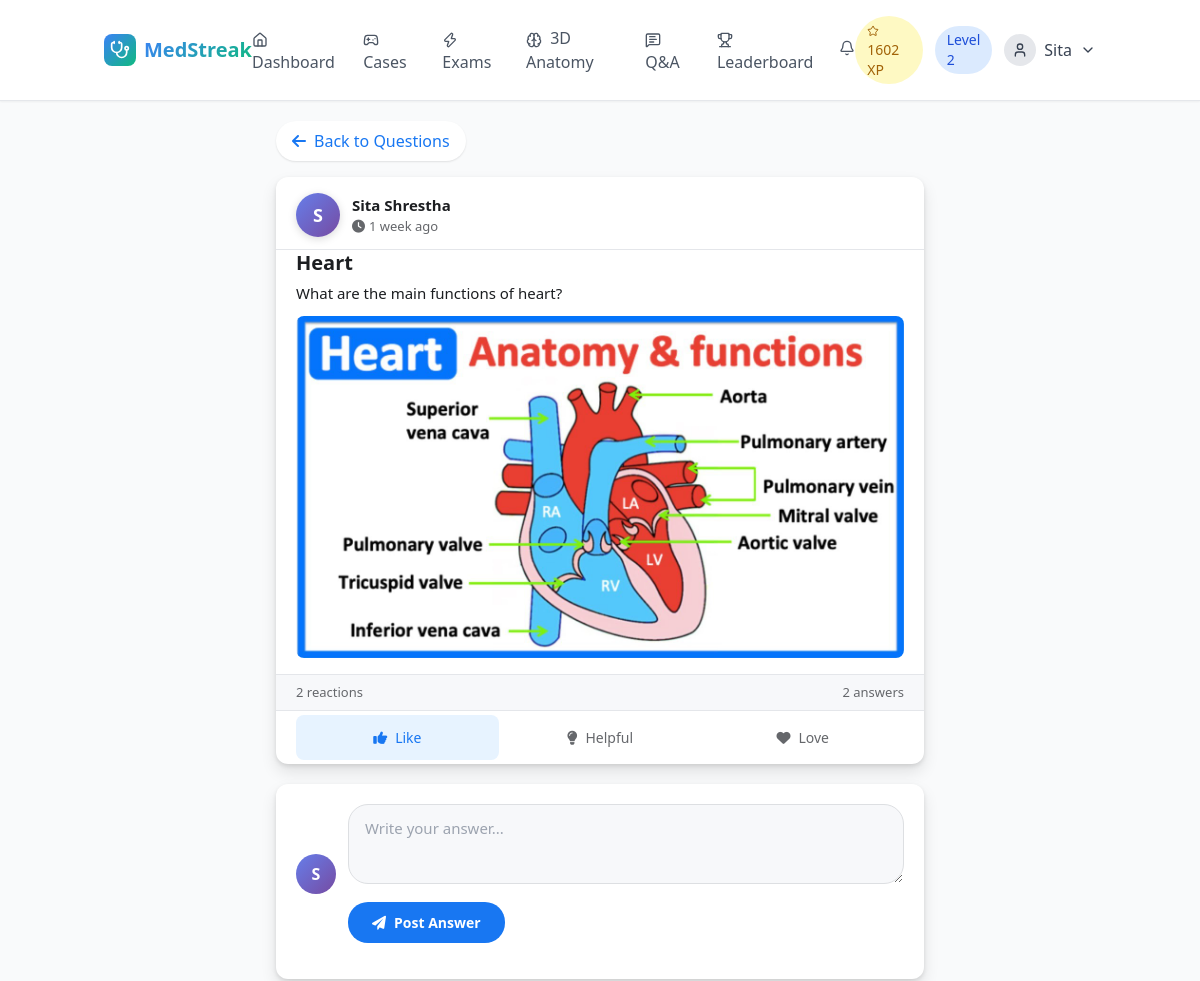
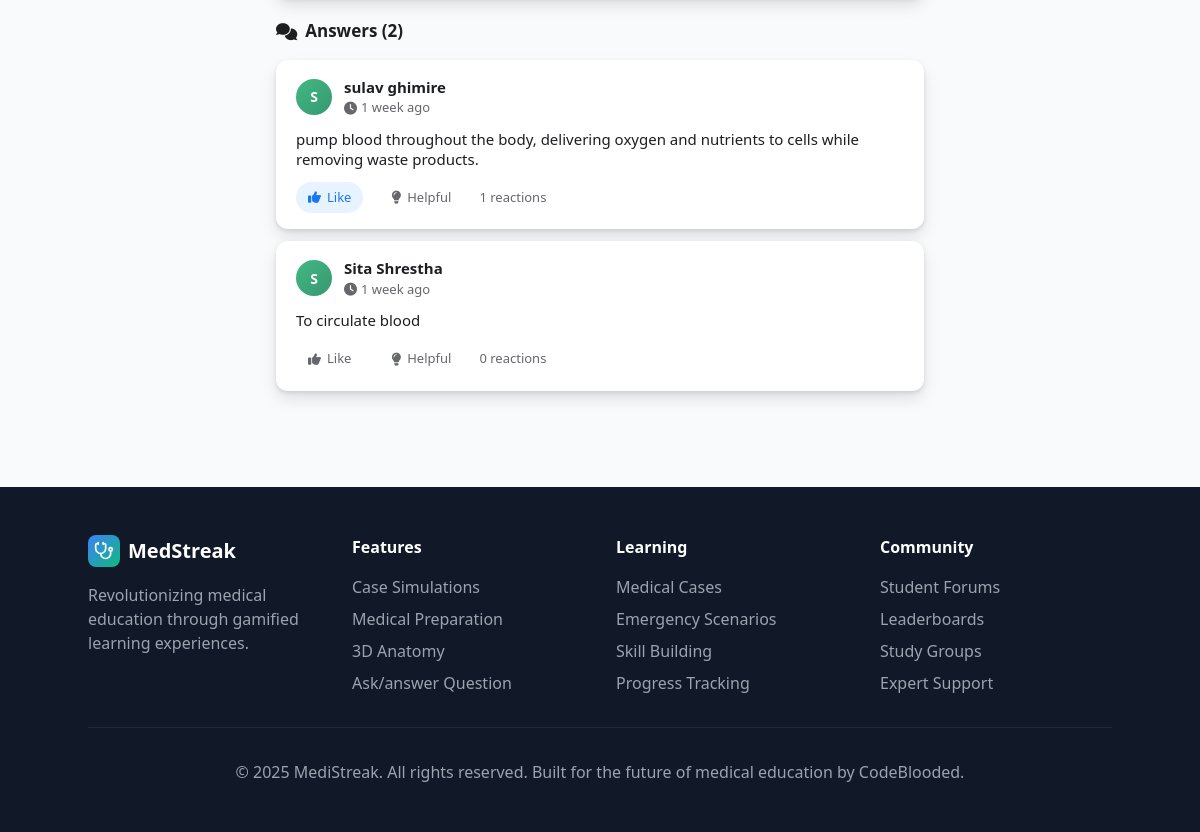
The page /ai-checker/question/5/ (signed in) on the database its author committed (2 pictures, top to bottom).
### core/models.py (models this page shows, shortened)
class StudentProfile(models.Model):
    YEAR_CHOICES = [
        ('1', 'First Year'),
        ('2', 'Second Year'),
        ('3', 'Third Year'),
        ('4', 'Fourth Year'),
        ('resident', 'Resident'),
        ('other', 'Other'),
    ]
    SPECIALIZATION_CHOICES = [
        ('general', 'General Medicine'),
        ('cardiology', 'Cardiology'),
        ('neurology', 'Neurology'),
        ('pediatrics', 'Pediatrics'),
        ('surgery', 'Surgery'),
        ('psychiatry', 'Psychiatry'),
        ('emergency', 'Emergency Medicine'),
        ('radiology', 'Radiology'),
        ('pathology', 'Pathology'),
        ('other', 'Other'),
    ]
    user = models.OneToOneField(User, on_delete=models.CASCADE)
    student_id =  models.CharField(max_length=100, unique=True, default=generate_student_id)
    university = models.CharField(max_length=200, blank=True)
    year_of_study = models.CharField(max_length=10, choices=YEAR_CHOICES, default='1')
    specialization = models.CharField(max_length=20, choices=SPECIALIZATION_CHOICES, default='general')
    total_xp = models.IntegerField(default=0)
    level = models.IntegerField(default=1)
    current_streak = models.IntegerField(default=0)
    longest_streak = models.IntegerField(default=0)
    last_activity = models.DateTimeField(default=timezone.now)
    cases_completed = models.IntegerField(default=0)
    quiz_accuracy = models.FloatField(default=0.0)
    total_study_time = models.IntegerField(default=0)  # in minutes
    timed_challenges_completed = models.IntegerField(default=0)
    is_profile_complete = models.BooleanField(default=False)
    email_notifications = models.BooleanField(default=True)
    public_profile = models.BooleanField(default=True)
    created_at = models.DateTimeField(auto_now_add=True)
    updated_at = models.DateTimeField(auto_now=True)

### ai_checker/models.py (models this page shows, shortened)
class Question(models.Model):
    author = models.ForeignKey(User, on_delete=models.CASCADE, related_name='questions')
    title = models.CharField(max_length=200)
    content = models.TextField()
    image = models.ImageField(upload_to='question_images/', blank=True, null=True)
    created_at = models.DateTimeField(default=timezone.now)
    updated_at = models.DateTimeField(auto_now=True)
    class Meta:
        ordering = ['-created_at']
    def get_reactions_count(self):
        return self.reactions.count()

class Answer(models.Model):
    question = models.ForeignKey(Question, on_delete=models.CASCADE, related_name='answers')
    author = models.ForeignKey(User, on_delete=models.CASCADE, related_name='answers')
    content = models.TextField()
    created_at = models.DateTimeField(default=timezone.now)
    updated_at = models.DateTimeField(auto_now=True)
    class Meta:
        ordering = ['created_at']

### ai_checker/views.py (the view)
# urls.py: path('question/<int:question_id>/', views.question_detail, name='question_detail'),
@login_required
def question_detail(request, question_id):
    question = get_object_or_404(Question, id=question_id)
    answers = question.answers.select_related('author').prefetch_related('reactions')
    if request.method == 'POST':
        answer_form = AnswerForm(request.POST)
        if answer_form.is_valid():
            answer = answer_form.save(commit=False)
            answer.question = question
            answer.author = request.user
            answer.save()
            create_notification(
                recipient=question.author,
                sender=request.user,
                notification_type='question_answer',
                question=question,
                answer=answer
            )
            messages.success(request, 'Your answer has been posted!')
            return redirect('ai_checker:question_detail', question_id=question.id)
    else:
        answer_form = AnswerForm()
    user_question_reaction = None
    if request.user.is_authenticated:
        try:
            user_question_reaction = QuestionReaction.objects.get(
                user=request.user, question=question
            ).reaction_type
        except QuestionReaction.DoesNotExist:
            pass
        user_answer_reactions = AnswerReaction.objects.filter(
            user=request.user, answer__in=answers
        ).select_related('answer')
        reactions_dict = {reaction.answer.id: reaction.reaction_type for reaction in user_answer_reactions}
        for answer in answers:
            answer.user_reaction = reactions_dict.get(answer.id, None)
    context = {
        'question': question,
        'answers': answers,
        'answer_form': answer_form,
        'user_question_reaction': user_question_reaction,
    }
    return render(request, 'ai_checker/question_detail.html', context)

### templates/ai_checker/question_detail.html (shortened to what this page needs)
{% extends 'base.html' %}
{% load static %}
{% block extra_css %}
<link href="https://cdnjs.cloudflare.com/ajax/libs/font-awesome/6.0.0/css/all.min.css" rel="stylesheet">
{% endblock %}
{% block content %}
<div class="main-container">
    <a href="{% url 'ai_checker:question_feed' %}" class="back-btn">
        <i class="fas fa-arrow-left"></i>
        <span style="margin-left: 8px;">Back to Questions</span>
    </a>
    <div class="post-card">
        <div class="post-header">
            <div class="user-info">
                <div class="user-avatar">
                    {{ question.author.username|first|upper }}
                </div>
                <div class="user-details">
                    <h6>{{ question.author.get_full_name|default:question.author.username }}</h6>
                    <small>
                        <i class="fas fa-clock"></i>
                        {{ question.created_at|timesince }} ago
                    </small>
                </div>
            </div>
        </div>
        <div class="post-content">
            <div class="post-title">{{ question.title }}</div>
            <div class="post-text">{{ question.content|linebreaks }}</div>
            {% if question.image %}
                <img src="{{ question.image.url }}" alt="Question image" class="post-image">
            {% endif %}
        </div>
        <div class="post-stats">
            <div class="reaction-count">
                <span id="question-reactions-count">{{ question.get_reactions_count }}</span> reactions
            </div>
            <div class="reaction-count">
                {{ answers.count }} {% if answers.count == 1 %}answer{% else %}answers{% endif %}
            </div>
        </div>
        <div class="post-actions">
            <button class="action-btn like {% if user_question_reaction == 'like' %}active{% endif %}"
                    onclick="reactToQuestion({{ question.id }}, 'like')">
                <i class="fas fa-thumbs-up"></i>
                Like
            </button>
            <button class="action-btn helpful {% if user_question_reaction == 'helpful' %}active{% endif %}"
                    onclick="reactToQuestion({{ question.id }}, 'helpful')">
                <i class="fas fa-lightbulb"></i>
                Helpful
            </button>
            <button class="action-btn love {% if user_question_reaction == 'love' %}active{% endif %}"
                    onclick="reactToQuestion({{ question.id }}, 'love')">
                <i class="fas fa-heart"></i>
                Love
            </button>
        </div>
    </div>
    <div class="answer-form-card">
        <div class="answer-form-header">
            <div class="answer-form-avatar">
                {{ user.username|first|upper }}
            </div>
            <div style="flex: 1;">
                <form method="post">
                    <textarea name="content" class="answer-textarea" placeholder="Write your answer..." required></textarea>
                    <button type="submit" class="submit-btn">
                        <i class="fas fa-paper-plane"></i>
                        Post Answer
                    </button>
                </form>
            </div>
        </div>
    </div>
    <div class="answers-section">
        <div class="answers-header">
            <i class="fas fa-comments"></i>
            Answers ({{ answers.count }})
        </div>
        {% for answer in answers %}
        <div class="answer-card" data-answer-id="{{ answer.id }}">
            <div class="answer-header">
                <div class="answer-avatar">
                    {{ answer.author.username|first|upper }}
                </div>
                <div class="user-details">
                    <h6>{{ answer.author.get_full_name|default:answer.author.username }}</h6>
                    <small>
                        <i class="fas fa-clock"></i>
                        {{ answer.created_at|timesince }} ago
                    </small>
                </div>
            </div>
            <div class="answer-content">{{ answer.content|linebreaks }}</div>
            <div class="answer-actions">
                <button class="answer-action-btn {% if answer.user_reaction == 'like' %}active{% endif %}"
                        onclick="reactToAnswer({{ answer.id }}, 'like')">
                    <i class="fas fa-thumbs-up"></i>
                    Like
                </button>
                <button class="answer-action-btn helpful {% if answer.user_reaction == 'helpful' %}active{% endif %}"
                        onclick="reactToAnswer({{ answer.id }}, 'helpful')">
                    <i class="fas fa-lightbulb"></i>
                    Helpful
                </button>
                <span class="reaction-count">
                    <span id="answer-reactions-count-{{ answer.id }}">{{ answer.reactions.count }}</span> reactions
                </span>
            </div>
        </div>
        {% empty %}
        <div class="no-answers">
            <i class="fas fa-comment-slash"></i>
            <div style="font-size: 16px; font-weight: 500; margin-bottom: 8px;">No answers yet</div>
            <div>Be the first to share your knowledge!</div>
        </div>
        {% endfor %}
    </div>
</div>
{% endblock %}

### templates/base.html (shortened to what this page needs)
<!DOCTYPE html>
<html lang="en">
<head>
    <script src="https://cdn.tailwindcss.com"></script>
    {% block extra_css %}{% endblock %}
</head>
<body class="bg-gray-50">
    <header class="bg-white border-b sticky top-0 z-50 shadow-sm">
        <div class="container mx-auto px-4 py-4 flex items-center justify-between">
            <a href="{% url 'home' %}" class="flex items-center space-x-2">
                <div class="w-8 h-8 gradient-bg rounded-lg flex items-center justify-center">
                    <i data-lucide="stethoscope" class="w-5 h-5 text-white"></i>
                </div>
                <span class="text-xl font-bold gradient-text">MedStreak</span>
            </a>
            <nav class="hidden md:flex items-center space-x-6">
                {% if user.is_authenticated %}
                    <a href="{% url 'dashboard' %}" class="text-gray-600 hover:text-blue-600 transition-colors {% if request.resolver_match.url_name == 'dashboard' %}text-blue-600 font-medium{% endif %}">
                        <i data-lucide="home" class="w-4 h-4 inline mr-1"></i>
                        Dashboard
                    </a>
                    <a href="{% url 'case_list' %}" class="text-gray-600 hover:text-blue-600 transition-colors">
                        <i data-lucide="gamepad-2" class="w-4 h-4 inline mr-1"></i>
                        Cases
                    </a>
                    <a href="{% url 'quizzes:quiz_list' %}" class="text-gray-600 hover:text-blue-600 transition-colors">
                        <i data-lucide="zap" class="w-4 h-4 inline mr-1"></i>
                        Exams
                    </a>
                    <a href="{% url 'anatomy_explorer' %}" class="text-gray-600 hover:text-blue-600 transition-colors">
                        <i data-lucide="brain" class="w-4 h-4 inline mr-1"></i>
                        3D Anatomy
                    </a>
                    <a href="{% url 'ai_checker:question_feed' %}" class="text-gray-600 hover:text-blue-600 transition-colors">
                    <i data-lucide="message-square-text" class="w-4 h-4 inline mr-1"></i>
                       Q&A
                    </a>
                    <a href="{% url 'leaderboard' %}" class="text-gray-600 hover:text-blue-600 transition-colors">
                        <i data-lucide="trophy" class="w-4 h-4 inline mr-1"></i>
                        Leaderboard
                    </a>
                    <div class="relative" id="notification-dropdown">
                        <button class="text-gray-600 hover:text-blue-600 transition-colors relative inline-flex items-center focus:outline-none" onclick="toggleNotificationDropdown()">
                            <i data-lucide="bell" class="w-4 h-4"></i>
                        </button>
                    </div>
                {% endif %}
            </nav>
            <div class="flex items-center space-x-4">
                {% if user.is_authenticated %}
                    <div class="flex items-center space-x-3">
                        <div class="bg-yellow-100 text-yellow-700 px-3 py-1 rounded-full text-sm font-medium">
                            <i data-lucide="star" class="w-3 h-3 inline mr-1"></i>
                            {{ user.studentprofile.total_xp }} XP
                        </div>
                        <div class="bg-blue-100 text-blue-700 px-3 py-1 rounded-full text-sm font-medium">
                            Level {{ user.studentprofile.level }}
                        </div>
                        <div class="relative group">
                            <button class="flex items-center space-x-2 text-gray-700 hover:text-blue-600 transition-colors">
                                <div class="w-8 h-8 bg-gray-200 rounded-full flex items-center justify-center">
                                    <i data-lucide="user" class="w-4 h-4"></i>
                                </div>
                                <span class="hidden sm:block">{{ user.first_name|default:user.username }}</span>
                                <i data-lucide="chevron-down" class="w-4 h-4"></i>
                            </button>
                        </div>
                    </div>
                {% endif %}
            </div>
        </div>
    </header>
    <main>
        {% block content %}{% endblock %}
    </main>
    <footer class="bg-gray-900 text-white py-12 px-4 mt-16">
        <div class="container mx-auto">
            <div class="grid md:grid-cols-4 gap-8">
                <div>
                    <div class="flex items-center space-x-2 mb-4">
                        <div class="w-8 h-8 gradient-bg rounded-lg flex items-center justify-center">
                            <i data-lucide="stethoscope" class="w-5 h-5 text-white"></i>
                        </div>
                        <span class="text-xl font-bold">MedStreak</span>
                    </div>
                    <p class="text-gray-400">Revolutionizing medical education through gamified learning experiences.</p>
                </div>
                <div>
                    <h4 class="font-semibold mb-4">Features</h4>
                    <ul class="space-y-2 text-gray-400">
                        <li>Case Simulations</li>
                        <li>Medical Preparation</li>
                        <li>3D Anatomy</li>
                        <li>Ask/answer Question</li>
                    </ul>
                </div>
                <div>
                    <h4 class="font-semibold mb-4">Learning</h4>
                    <ul class="space-y-2 text-gray-400">
                        <li>Medical Cases</li>
                        <li>Emergency Scenarios</li>
                        <li>Skill Building</li>
                        <li>Progress Tracking</li>
                    </ul>
                </div>
                <div>
                    <h4 class="font-semibold mb-4">Community</h4>
                    <ul class="space-y-2 text-gray-400">
                        <li>Student Forums</li>
                        <li>Leaderboards</li>
                        <li>Study Groups</li>
                        <li>Expert Support</li>
                    </ul>
                </div>
            </div>
            <div class="border-t border-gray-800 mt-8 pt-8 text-center text-gray-400">
                <p>&copy; 2025 MediStreak. All rights reserved. Built for the future of medical education by CodeBlooded.</p>
            </div>
        </div>
    </footer>
</body>
</html>

### rows shown on the page
Question: author.username|first "S", author.get_full_name "Sita Shrestha", created_at "1 week", title "Heart", content "What are the main functions of heart?", image (picture), get_reactions_count "2"
Answer: author.username|first "S", author.get_full_name "sulav ghimire", created_at "1 week", content "pump blood throughout the body, delivering oxygen and nutrients to cells while removing waste products.", reactions.count "1"
Answer: author.username|first "S", author.get_full_name "Sita Shrestha", created_at "1 week", content "To circulate blood", reactions.count "0"

### other values the page prints
{{ user.studentprofile.total_xp }} "1602"
{{ user.studentprofile.level }} "2"
{{ user.first_name|default:user.username }} "Sita"
{{ answers.count }} "2"
{{ user.username|first|upper }} "S"
